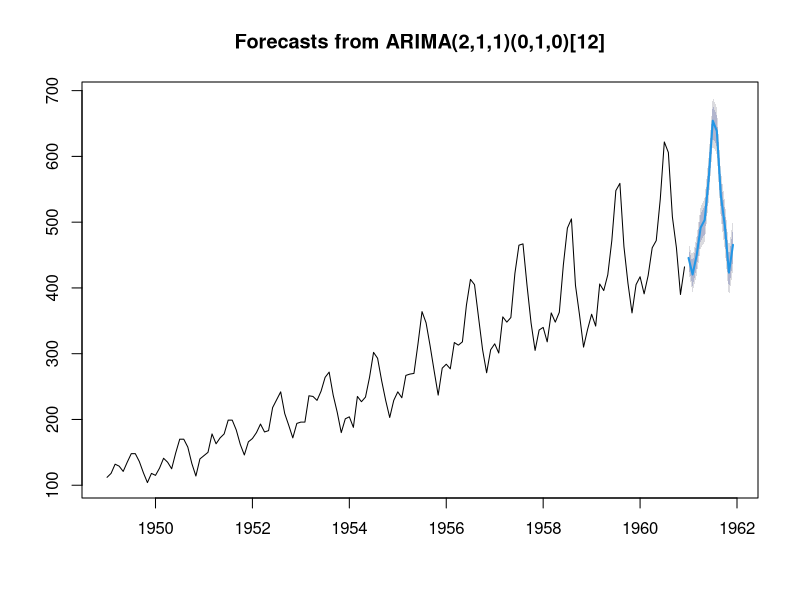

This figure's R source:
library(forecast)
class(AirPassengers)
AirPassengers
arima = auto.arima(AirPassengers)
arima
previsao = forecast(arima, h=12)
previsao
plot(previsao)
